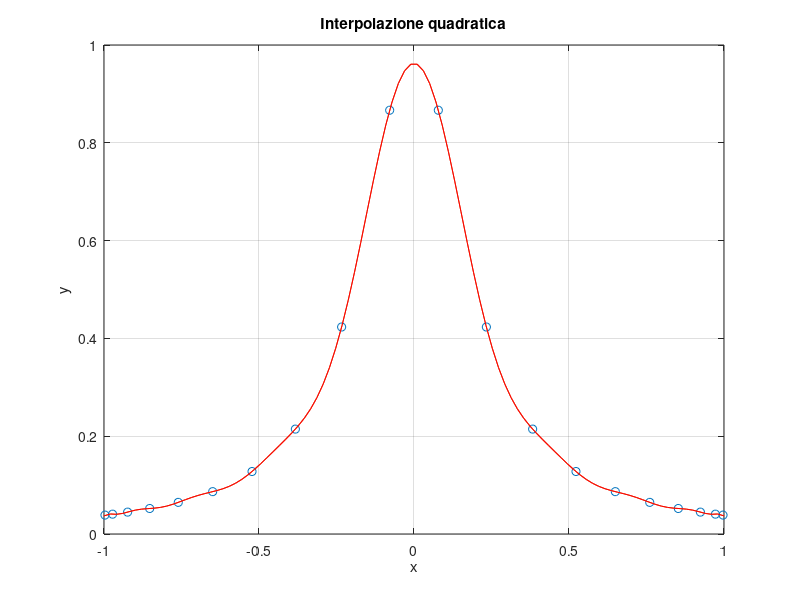

Source code (MATLAB):
addpath(genpath('algo')); % Aggiunge ricorsivamente tutte le sottocartelle
% da slide, esermpio 1
% x = [0.2 0.9 1.2]';
% y = [2.1 1.3 1.7]';
% B=[ones(size(x)) x x.^2]
% a=B\y
% z = linspace(0, 2, 50)';
% BZ = [ones(size(z)) z z.^2]
% w = BZ*a
% plot(x,y,'o',z,w)
% hold on
% plot(z,w,'r-')
% hold off
% xlabel('x')
% ylabel('y')
% title('Interpolazione quadratica')
% grid on

% esempio 2
% x = linspace(0.3, 2, 4)';
% y = linspace(1, 3, 4)';
% B = [ones(size(x)) cos(x) cos(2*x)]
% a = B\y
% z = linspace(0, 2.2, 100)';
% BZ = [ones(size(z)) cos(z) cos(2*z)]
% w = BZ*a
% plot(x, y, 'o', z, w)
% hold on
% plot(z, w, 'r-')
% hold off
% xlabel('x')
% ylabel('y')
% title('Interpolazione quadratica')
% grid on

% esempio 3
% x = linspace(-0.2, 1.4, 3)';
% y = linspace(0.1, 0.9, 3)';
% B = [ones(size(x)) cos(x) cos(2*x)]
% a = B\y
% z = linspace(-0.2, 1.4, 100)';
% BZ = [ones(size(z)) cos(z) cos(2*z)]
% w = BZ*a
% plot(x, y, 'o', z, w)
% hold on
% plot(z, w, 'r-')
% hold off
% xlabel('x')
% ylabel('y')
% title('Interpolazione quadratica')
% grid on

% % esempio 4
% % interpolare con una funzione p, combinazione lineare di una costante di un esponenziale e di una potenza di esponente 1/2 su tre punti
% x = linspace(0, 2, 3)';
% y = linspace(0.2, 2, 3)';
% B = [ones(size(x)) exp(x) sqrt(x)+exp(x.^2)];
% a = B\y;
% z = linspace(0, 2, 100)';
% BZ = [ones(size(z)) exp(z) sqrt(z)+exp(z.^2)];
% w = BZ*a;
% plot(x, y, 'o', z, w)
% hold on
% plot(z, w, 'r-')
% hold off
% xlabel('x')
% ylabel('y')
% title('Interpolazione quadratica')
% grid on

% % esempio 5
% % polyfit e polyval
% x = linspace(0.2, 1.2, 3)';
% y = [2.1 1.3 1.7]';
% a = polyfit(x, y, 2);
% z = linspace(0, 2, 100)';
% w = polyval(a, z);
% plot(x, y, 'o', z, w)
% hold on
% plot(z, w, 'r-')
% hold off
% xlabel('x')
% ylabel('y')
% title('Interpolazione quadratica')
% grid on

% esempio 6: nodi di chebyshev con runge

% Usiamo una funzione inline per i nodi di Chebyshev
n = 20;
a = -1;
b = 1;
% Definizione diretta dei nodi di Chebyshev
k = 1:n;
% funzione per calcolare i nodi di Chebyshev
x = (a+b)/2 + (b-a)/2*cos((2*k-1)*pi/(2*n));

% Funzione di Runge
f = @(x) 1./(1+25*x.^2);
y = f(x);
% Interpolazione polinomiale di Lagrange
% con polyfit e polyval
p = polyfit(x, y, n-1);
z = linspace(a, b, 100)';
w = polyval(p, z);

plot(x, y, 'o', z, w)
hold on
plot(z, w, 'r-')
hold off
xlabel('x')
ylabel('y')
title('Interpolazione quadratica')
grid on
